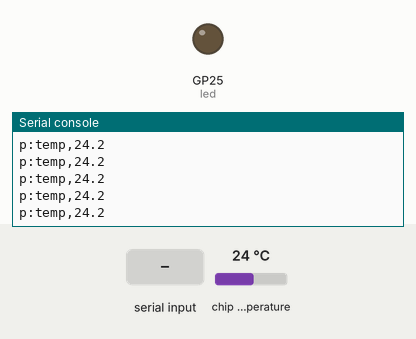
Bench run of a program on a simulated Raspberry Pi Pico running MicroPython. Parts: output pins drawn as LEDs (lit = HIGH), the last lines printed to the serial console. The inputs (shaded band) are chosen by the test bench; at power-on: chip temperature 24 °C.

Above: at 1.2 s.
1.3 s: "m:" typed at the serial console, then Enter
At 1.41 s:
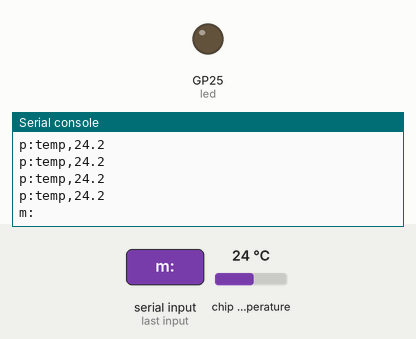
2.8 s: "led" typed at the serial console, then Enter
4.3 s: "1" typed at the serial console, then Enter
At 4.42 s:
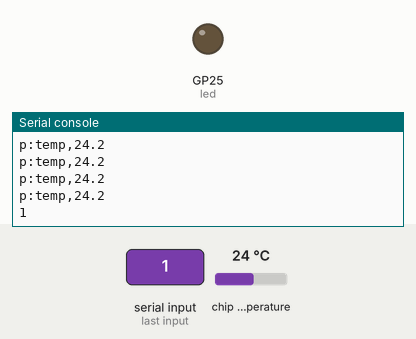

Measured:
- after the input at 1.3 s, the serial console: prints a new line at once (image 1)
- after the input at 4.3 s, the serial console: prints a new line at once (image 2)

The program:

main.py
```python
# =============================================================================
# main.py — runs ON the Pico 2 (MicroPython). Copy it to the Pico as main.py.
# Example of the topic protocol in docs/PROTOCOL.md — no libraries, just print().
# =============================================================================
#   print("p:temp,23.4")   publish 23.4 on channel "temp"  -> ROS /pico/temp
#   print("s:led")         subscribe to channel "led"       -> ROS /pico/in/led
#   input line "m:led,1"   a message arrived for channel "led"
# NOTE: written for MicroPython on the Pico 2 / Pico 2 W; not yet run on real
# hardware (as of writing). If something fails, open a serial monitor (Thonny).
# =============================================================================
import sys
import time
import select
from machine import Pin, ADC

# Pico 2 W's LED is called "LED"; the plain Pico 2's LED is GPIO 25.
try:
    led = Pin("LED", Pin.OUT)
except Exception:
    led = Pin(25, Pin.OUT)

# Built-in chip temperature sensor.
sensor = ADC(ADC.CORE_TEMP) if hasattr(ADC, "CORE_TEMP") else ADC(4)


def read_temp_c():
    volts = sensor.read_u16() * 3.3 / 65535
    return 27 - (volts - 0.706) / 0.001721  # formula from the RP2 datasheet


def handle(line):
    """A line from the Mac, e.g. 'm:led,1'. Add your own channels here."""
    if line.startswith("m:"):
        name, _, value = line[2:].partition(",")
        if name == "led":
            led.value(1 if value.strip() == "1" else 0)


poller = select.poll()                 # lets us check for input without waiting
poller.register(sys.stdin, select.POLLIN)

now = time.ticks_ms()
last_sub = time.ticks_add(now, -5000)  # so we subscribe immediately
last_pub = now
while True:
    if poller.poll(0):                 # a line has arrived from the Mac
        handle(sys.stdin.readline().strip())

    now = time.ticks_ms()
    if time.ticks_diff(now, last_sub) >= 5000:   # repeat so a late-started bridge learns it
        print("s:led")
        last_sub = now
    if time.ticks_diff(now, last_pub) >= 200:    # publish 5 times a second
        print("p:temp,%.1f" % read_temp_c())
        last_pub = now
```
